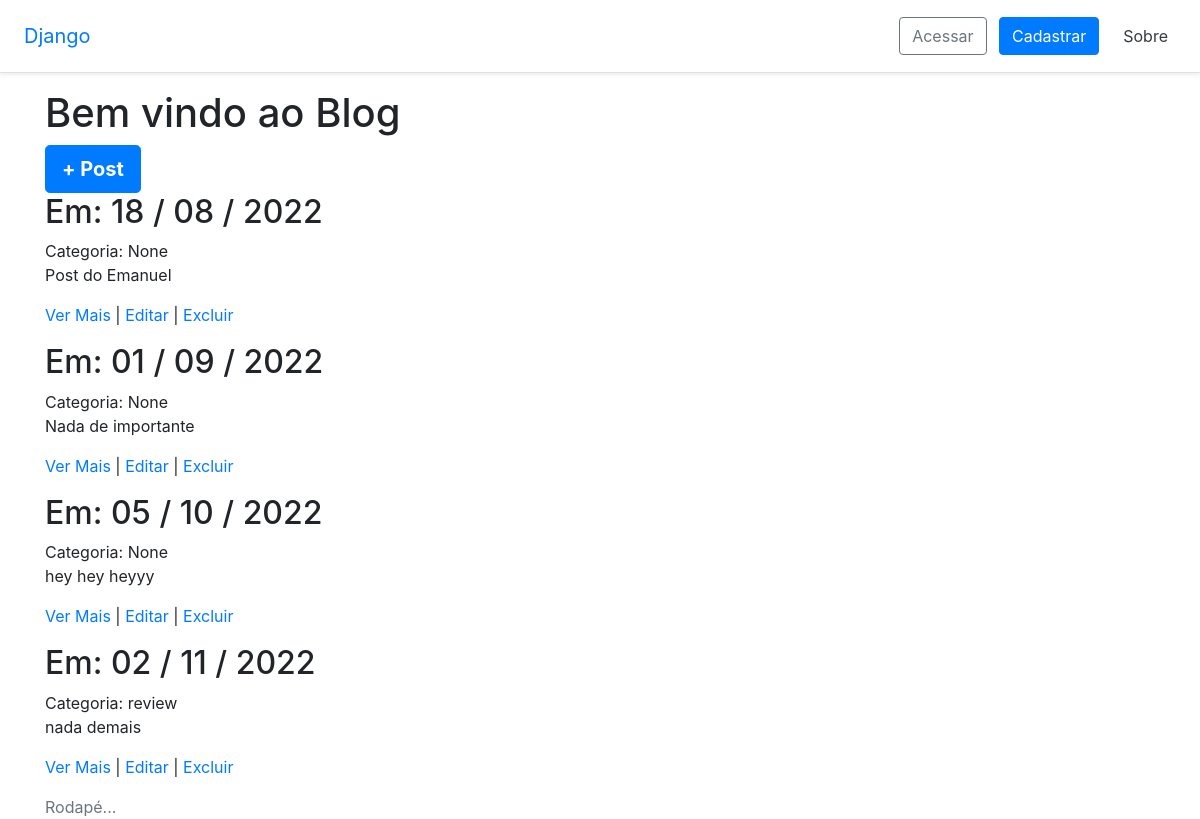
The page /ola/ on the database its author committed.
### blog/models.py (models this page shows)
class Post(models.Model):
    body_text = models.TextField('Texto Principal')
    pub_date = models.DateTimeField('Data Publicação')
    categoria = models.CharField(
        'Categoria',
        max_length=15,
        choices=[
            ('noticias', 'Notícias'),
            ('como_fazer', 'Como Fazer'),
            ('review', 'Review'),
        ],
        default=None,
        null=True
    )
    imagem = models.FileField(
        upload_to='images',
        default=None,
        null=True
    )

### blog/views.py (the view)
# urls.py: path('ola/', ola, name="ola"),
def ola(request):
    posts = Post.objects.all()
    return TemplateResponse(request, 'posts.html', {'posts_list': posts })

### templates/posts.html (shortened to what this page needs)
<!DOCTYPE html>
<html lang="en">
<head>
</head>
<body>
    {% extends '_layout1.html' %}
    {% block content %}
    <h1>Bem vindo ao Blog</h1>
    <a href="{% url 'post_add' %}" class="btn btn-lg btn-primary font-weight-bold">
        + Post
    </a>
    {% for post in posts_list %}
    <article>
        <h2>Em: {{ post.pub_date|date:"d / m / Y" }}</h2>
        <span>Categoria: {{ post.categoria }}</span>
        <p>{{ post.body_text }}</p>
        <p><a href="/post/{{ post.id }}">
            Ver Mais
        </a>
        |
        <a href="{% url 'post_edit' pk=post.id %}" class="link-secondary">
            Editar
        </a>
        |
        <a href="{% url 'post_delete' pk=post.id %}" class="link-secondary">
            Excluir
        </a>
        </p>
    </article>
    {% endfor %}
    {% endblock %}

### templates/_layout1.html (shortened to what this page needs)
{% extends '_base.html' %}
{% load static %}
{% block css %}
<link rel="stylesheet" href="https://stackpath.bootstrapcdn.com/bootstrap/4.4.1/css/bootstrap.min.css">
<link rel="stylesheet" href="{% static 'css/base.css' %}">
{% endblock %}
{% block header %}
<main role="main">
    <div class="d-flex flex-column flex-md-row align-items-center p-3 px-md-4 mb-3
bg-white border-bottom shadow-sm">
        <h5 class="my-0 mr-md-auto font-weight-normal">
            <a href="{% url 'index' %}">Django</a>
        </h5>
        <nav class="my-2 my-md-0 mr-md-3">
            {% if user.is_authenticated %}
            <h4>
                Olá, {{ user.username }}
                <a href="{% url 'logout' %}" class="btn btn-sm btn-outline-dark">
                    Sair
                </a>
            </h4>
            {% else %}
            <a href="{% url 'login' %}" class="btn btn-outline-secondary">
                Acessar
            </a>
            <a href="#" class="btn btn-primary ml-2">
                Cadastrar
            </a>
            {% endif %}
        </nav>
        <a class="p-2 text-dark" href="{% url 'ola' %}">Sobre</a>
    </div>
</main>
{% endblock %}
{% block main %}
<div class="container">
    {% block content %}{% endblock content %}
</div>
{% endblock %}
{% block footer %}
<footer class="footer">
    <div class="container">
        <span class="text-muted">Rodapé...</span>
    </div>
</footer>
{% endblock %}

### templates/_base.html (shortened to what this page needs)
{% load static %}
<!DOCTYPE html>
<html>
    <head>
        {% block css %}
        {% endblock %}
    </head>
    <body>
        {% block header %}
        {% endblock %}
        {% block main %}{% endblock %}
        {% block footer %}
        {% endblock %}
    </body>
</html>

### rows shown on the page
Post: pub_date "18 / 08 / 2022", categoria "None", body_text "Post do Emanuel"
Post: pub_date "01 / 09 / 2022", categoria "None", body_text "Nada de importante"
Post: pub_date "05 / 10 / 2022", categoria "None", body_text "hey hey heyyy"
Post: pub_date "02 / 11 / 2022", categoria "review", body_text "nada demais"
